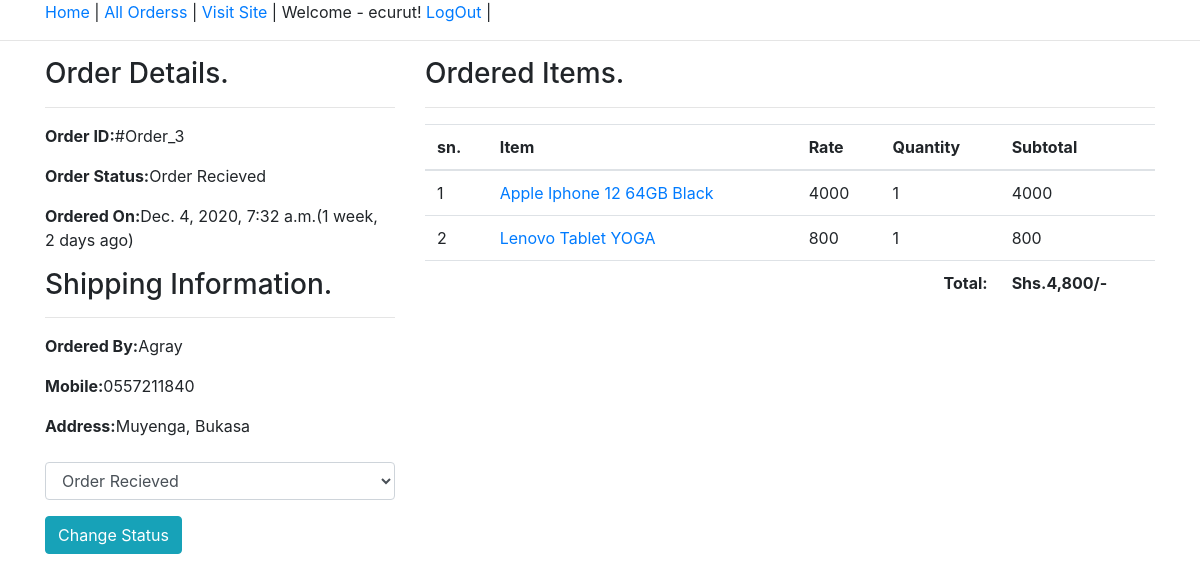
Screenshot of /admin_order/3/ (signed in) with the database file from the repository.
### shop/models.py (models this page shows, shortened)
class Order(models.Model):
    cart = models.OneToOneField(Cart, on_delete=models.CASCADE)
    ordered_by=models.CharField(max_length=200)
    shipping_address=models.CharField(max_length=200)
    mobile = models.CharField(max_length=15)
    email = models.EmailField(null=True, blank=True)
    subtotal = models.PositiveIntegerField()
    discount = models.PositiveIntegerField()
    total = models.PositiveIntegerField()
    order_status = models.CharField(max_length=50, choices=ORDER_STATUS)
    created_at = models.DateTimeField(auto_now_add=True)

class CartProduct(models.Model):
    cart = models.ForeignKey(Cart, on_delete=models.CASCADE)
    product = models.ForeignKey(Product, on_delete=models.CASCADE)
    rate = models.PositiveIntegerField()
    quantity = models.PositiveIntegerField()
    subtotal = models.PositiveIntegerField()

class Product(models.Model):
    title=models.CharField(max_length=200)
    slug = models.SlugField(unique=True)
    category = models.ForeignKey(Category, on_delete=models.CASCADE)
    image= models.ImageField(upload_to="products")
    marked_price = models.PositiveIntegerField()
    selling_price = models.PositiveIntegerField()
    description = models.TextField()
    warranty=models.CharField(max_length=200, null=True, blank=True)
    return_policy=models.CharField(max_length=200, null=True, blank=True)
    view_count=models.PositiveIntegerField(default=0)

### shop/views.py (the view)
# urls.py: path('admin_order/<int:pk>/', AdminOrderDetailView.as_view(), name='admin_order_detail'),
class AdminOrderDetailView(AdminRequiredMixin, DetailView):
    template_name="admin/admin_order_detail.html"
    model = Order
    context_object_name = "order_obj"
    def get_context_data(self, **kwargs):
        context = super().get_context_data(**kwargs)
        context["allstatus"] = ORDER_STATUS
        return context

### shop/views.py (called while the page is built)
    def dispatch(self, request, *args, **kwargs):
        user = request.user #user currently logged in
        if user.is_authenticated and Admin.objects.filter(user=user).exists():
            pass
        else:
            return redirect("/admin_login/")
        return super().dispatch(request, *args, **kwargs)

### templates/admin/admin_order_detail.html (shortened to what this page needs)
{% extends 'admin/admin_base.html' %}
{% load humanize %}
{% block content %}
<div class="container">
    <div class="row">
    <div class="col-md-4 mx-auto">
    <h3>Order Details.</h3><hr/>
    <p><span class="font-weight-bold">Order ID:</span>#Order_{{order_obj.id}}</p>
    <p><span class="font-weight-bold">Order Status:</span>{{order_obj.order_status}}</p>
    <p><span class="font-weight-bold">Ordered On:</span>{{order_obj.created_at}}({{order_obj.created_at|timesince}} ago)</p>
    <h3>Shipping Information.</h3><hr/>
    <p><span class="font-weight-bold">Ordered By:</span>{{order_obj.ordered_by}}</p>
    <p><span class="font-weight-bold">Mobile:</span>{{order_obj.mobile}}</p>
    <p><span class="font-weight-bold">Address:</span>{{order_obj.shipping_address}}</p>
    <form action="{% url 'shop:order_status_change' order_obj.id %}" method="post">
    <div class="form-group">
      <select class="form-control" name="status" id="">
        {% for i,j in allstatus %}
        <option value="{{i}}" {% if i == order_obj.order_status %}selected{% endif %}>{{j}}</option>
        {% endfor %}
      </select>
    </div>
    <button class="btn btn-info">Change Status</button>
    </form>
    </div>
    <div class="col-md-8">
    <h3>Ordered Items.</h3><hr/>
    <table class="table">
                <thead>
                    <tr>
                        <th>sn.</th>
                        <th>Item</th>
                        <th>Rate</th>
                        <th>Quantity</th>
                        <th>Subtotal</th>
                    </tr>
                </thead>
                <tbody>
                {% for order in order_obj.cart.cartproduct_set.all %}
                <tr>
                        <td scope="row">{{forloop.counter}}</td>
                        <td><a href="#">{{order.product.title}}</a></td>
                        <td>{{order.rate}}</td>
                        <td>{{order.quantity}}</td>
                        <td>{{order.subtotal}}</td>
                    </tr>
                {% endfor %}
                <tr>
                <th colspan="4" class="text-right">Total:</th>
                <th>Shs.{{order_obj.total|intcomma}}/-</th>
                </tr>
                </tbody>
            </table>
    </div>
    </div>
</div>
{% endblock content %}

### templates/admin/admin_base.html (shortened to what this page needs)
<html>
    <head>
        <link rel="stylesheet" href="https://cdn.jsdelivr.net/npm/bootstrap@4.5.3/dist/css/bootstrap.min.css">
        <link rel="stylesheet" href="">
    </head>
    <body>
        <div class="container">
        <a href="{% url 'shop:admin_home' %}">Home</a> |
        <a href="{% url 'shop:all_orders' %}">All Orderss</a> |
        <a href="/" target="_blank">Visit Site</a> |
        {% if request.user.admin %}
        Welcome - {{request.user.username}}!
        <a href="{% url 'shop:admin_logout' %}">LogOut</a> |
        {% else %}
        <a href="{% url 'shop:admin_login' %}">Login</a>
        {% endif %}
        </div>
        <hr/>
            {% block  content %}
            {% endblock %}
    </body>
</html>

### rows the page displays
Order: id "3", order_status "Order Recieved", created_at "Dec. 4, 2020, 7:32 a.m.", created_at "1 week, 2 days", ordered_by "Agray", mobile "0557211840", shipping_address "Muyenga, Bukasa", status "Order Recieved", total "4,800"
CartProduct: product "Apple Iphone 12 64GB Black", rate "4000", quantity "1", subtotal "4000"
CartProduct: product "Lenovo Tablet YOGA", rate "800", quantity "1", subtotal "800"

### other values shown
{{ request.user.username }} "ecurut"
